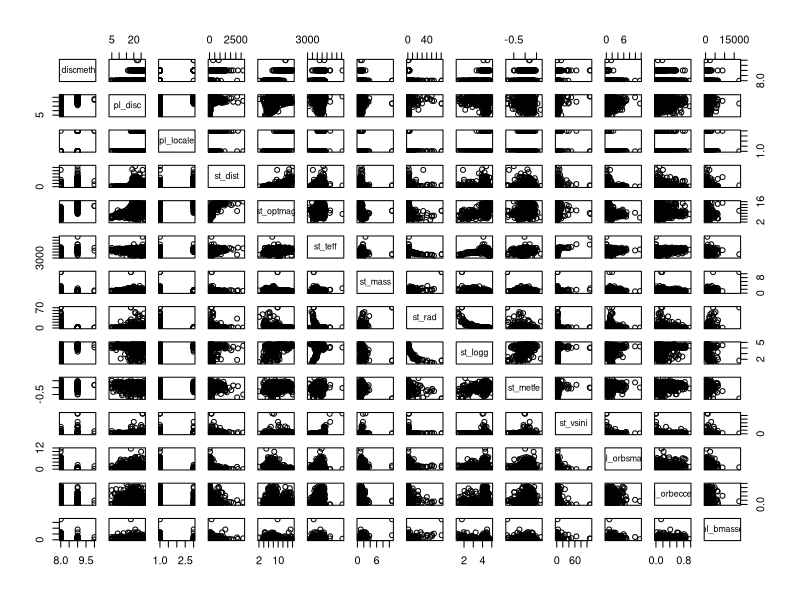
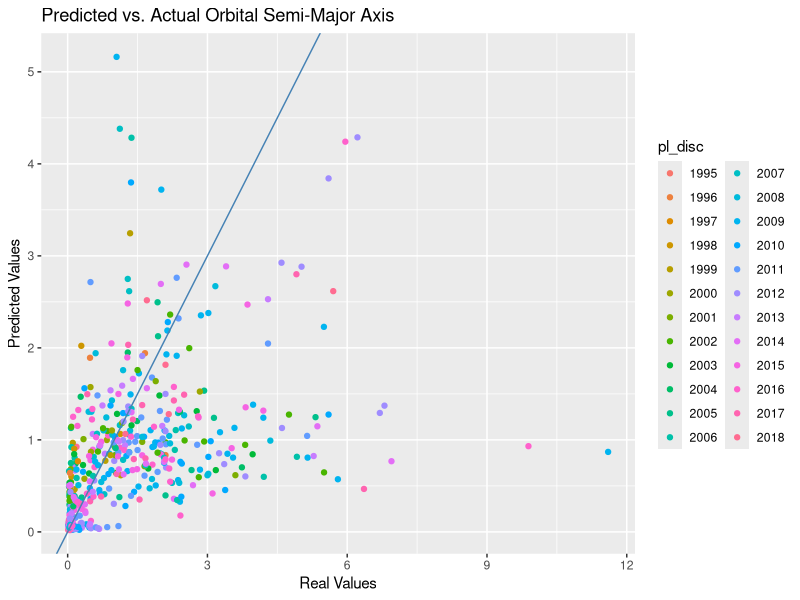
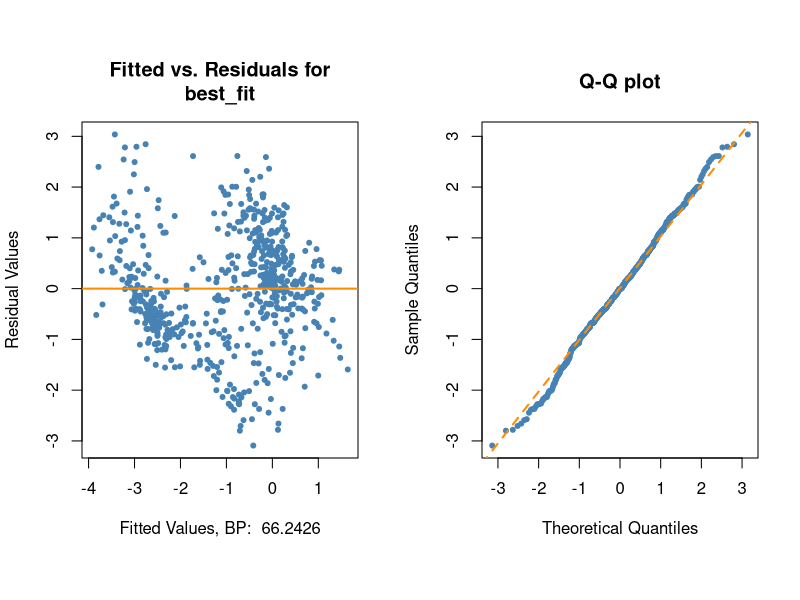

Here is the R script that generated these plots, in order: (Note: this script raises an error after producing the figures.)
## ---- chunk 1
options(scipen = 1, digits = 4, width = 80, fig.alin = "center")
library(lmtest)
library(knitr)
library(nortest)
library(ggplot2)
library(readr)
library(leaps)
op = function(x, d=4) sprintf(paste0("%1.",d,"f"), x) 
diagnostics <- function(model, 
                        pcol = "grey", 
                        lcol = "dodgerblue", 
                        alpha = 0.05, 
                        plotit = TRUE, 
                        testit = TRUE){
  if (plotit){
    par(mfrow = c(1,2), oma=c(2,0,2,0))
    plot(fitted(model), resid(model), col = pcol, pch = 20,
         xlab = paste("Fitted Values, BP: ", op(bptest(model)$statistic), sep = " "),
         ylab = "Residual Values", 
         main = paste("Fitted vs. Residuals for\n", deparse(substitute(model)), sep = ""))
    abline(h = 0, lwd = 2, col = lcol)
    
    qqnorm(resid(model), col = pcol, pch = 20, main = "Q-Q plot")
    qqline(resid(model), lty = 2, lwd = 2, col = lcol)
  }
  if (testit){
    retframe <- list(p_val = shapiro.test(resid(model))$p.val, 
                           decision = ifelse(shapiro.test(resid(model))$p.val > alpha, 
                                             "Fail to Reject", 
                                             "Reject"))
    retframe
  }
}

## ---- chunk 2

planets <- read_csv("planets_lite_ns.csv")
cols_used <- c("pl_discmethod", "pl_disc", "pl_locale", "st_dist", "st_optmag", "st_teff", "st_mass", 
                 "st_rad", "st_logg", "st_metfe", "st_vsini", "pl_orbsmax", "pl_orbeccen", "pl_bmasse")

planets_used <- planets[,cols_used]
planets_used_graph <- planets_used

factor_cols <- c("pl_discmethod", "pl_disc", "pl_locale")
planets_used[factor_cols] <- lapply(planets_used[factor_cols], factor)

planets_good_idx = complete.cases(planets_used)
planets_good = planets_used[planets_good_idx,]

planets_good <- planets_good[planets_good$pl_disc != 1989,]

op = function(x, d=4) sprintf(paste0("%1.",d,"f"), x) 
diagnostics <- function(model, 
                        pcol = "grey", 
                        lcol = "dodgerblue", 
                        alpha = 0.05, 
                        plotit = TRUE, 
                        testit = TRUE){
  if (plotit){
    par(mfrow = c(1,2), oma=c(2,0,2,0))
    plot(fitted(model), resid(model), col = pcol, pch = 20,
         xlab = paste("Fitted Values, BP: ", op(bptest(model)$statistic), sep = " "),
         ylab = "Residual Values", 
         main = paste("Fitted vs. Residuals for\n", deparse(substitute(model)), sep = ""))
    abline(h = 0, lwd = 2, col = lcol)
    
    qqnorm(resid(model), col = pcol, pch = 20, main = "Q-Q plot")
    qqline(resid(model), lty = 2, lwd = 2, col = lcol)
  }
  if (testit){
    retframe <- list(p_val = shapiro.test(resid(model))$p.val, 
                           decision = ifelse(shapiro.test(resid(model))$p.val > alpha, 
                                             "Fail to Reject", 
                                             "Reject"))
    retframe
  }
}

calc_loocv_rmse = function(model) {
sqrt(mean((resid(model) / (1 - hatvalues(model))) ^ 2))
}

## ---- chunk 3
pairs(planets_good)

## ---- chunk 4

base <- lm(pl_orbsmax ~ ., data = planets_good)

base_aic <- step(base, data = planets_good, trace = FALSE)

base_bic <- step(base, data = planets_good, k = log(length(base$residuals)),  trace = FALSE)

log_base <- lm(log(pl_orbsmax) ~ pl_discmethod  + log(st_dist) + log(st_teff) + 
                 log(I(st_rad * exp(st_logg))) + exp(st_metfe) + 
                 st_vsini + exp(pl_orbeccen) + log(pl_bmasse), 
               data = planets_good)


log_base_aic_b <- step(log_base, data = planets_good, trace = FALSE)

start <- lm(log(pl_orbsmax) ~ 1, data = planets_good)
log_base_aic_f <- step(start, 
                       scope = log(pl_orbsmax) ~ pl_discmethod  + log(st_dist) + log(st_teff) +
                         log(I(st_rad * exp(st_logg))) + exp(st_metfe) + 
                         st_vsini + exp(pl_orbeccen) + log(pl_bmasse),
                       direction = 'forward', trace = FALSE)

## ---- chunk 5

anova(base,base_aic)
anova(base,base_bic)
summary(base_bic)
calc_loocv_rmse(base_bic)
car::vif(base)
anova(log_base, log_base_aic_b)
anova(log_base, log_base_aic_f)

car::vif(log_base)
summary(log_base)
calc_loocv_rmse(log_base)

best_fit <- log_base

## ---- chunk 6
ggplot(planets_good) + 
  geom_point(aes(x=pl_orbsmax, y=exp(best_fit$fitted.values), color = pl_disc)) + 
  geom_abline(slope = 1,
              intercept = 0,
              col = 'steelblue') + 
  xlab("Real Values") + 
  ylab("Predicted Values") + 
  ggtitle("Predicted vs. Actual Orbital Semi-Major Axis")

diagnostics(best_fit, pcol = 'steelblue', lcol = 'darkorange')


ggplot() + aes(resid(best_fit)) + 
  geom_histogram(aes(y = ..density..), 
                 binwidth=.35, 
                 colour="steelblue", 
                 fill="dark orange") +
  ggtitle("Histogram of Best Fit Residuals\nWith Normal Curve") +
  xlab("Residuals") + 
  ylab("Density") + 
  stat_function(fun=dnorm,
                         color="black",
                         args=list(mean=mean(resid(best_fit)), 
                                   sd=sd(resid(best_fit))))

## ---- chunk 7

years <- sort(unique(planets_good$pl_disc))
#as.numeric(years)
yearly_predict_range <- data.frame(year = rep(0,length(years)), 
                             span = rep(0,length(years)))

for (i in seq(1:length(years))){
  temp_pred <- exp(predict(best_fit, 
                           newdata = planets_good[planets_good$pl_disc == as.character(years[i]),], 
                           interval = "confidence", 
                           level = 0.90))
  yearly_predict_range[i,] <- c(as.character(years[i]), 
                          mean(temp_pred[,3]) - mean(temp_pred[,2]))
}


ggplot(yearly_predict_range, aes(x=as.Date(year, "%Y"), y=as.numeric(span))) + 
  geom_point(col = 'steelblue') + 
  xlab("Discovery Year") + 
  ylab("Mean 90% Confidence Interval") + 
  ggtitle("Discovery Efficiency By Year") + 
  theme(axis.text.x = element_text(angle=45)) + 
  geom_smooth(method = "lm", se = FALSE,
              col = 'darkorange')
